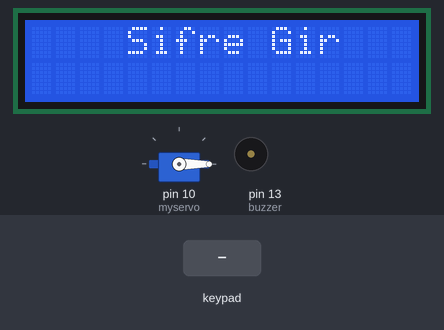
This sketch was run on a simulated Arduino Uno, built with avr-gcc and run on an emulated ATmega328P. Parts: 16×2 character LCD, servo, buzzer (waves = sounding). Inputs (shaded band) come from the test bench.

Above: at 1.2 s.
1.3 s: key '#' pressed
At 2.1 s:
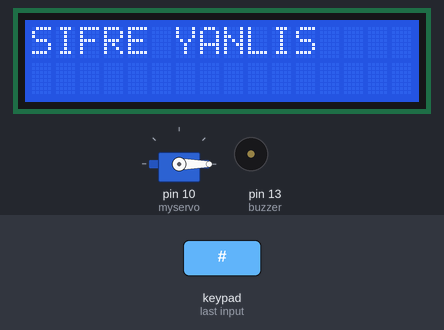
4.3 s: keypad keys 1 2 3 4 # pressed 0.4 s apart
At 6.7 s:
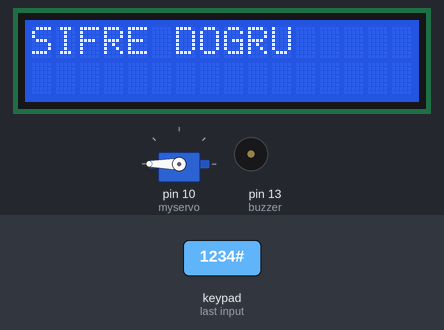
7.8 s: key 'A' pressed
At 9.2 s:
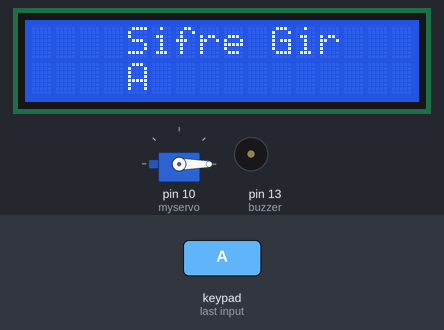
9.7 s: keypad keys 1 2 3 4 * pressed 0.4 s apart
At 11.8 s:
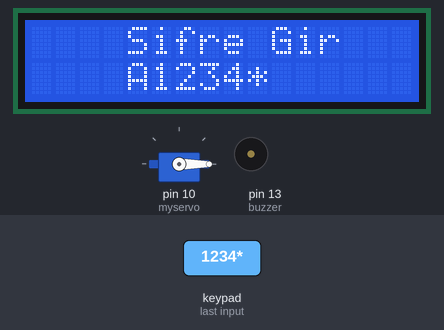
13.2 s: key 'B' pressed
At 14.2 s:
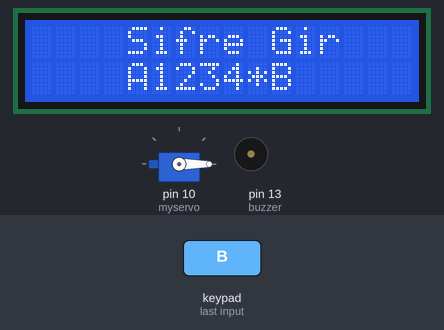
14.7 s: keypad keys 1 2 3 4 A pressed 0.4 s apart
At 16.9 s:
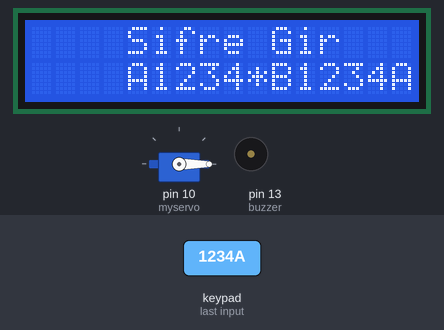
Timing chart, 0 to 18.4 s (numbered marks = the images above; inputs shaded):
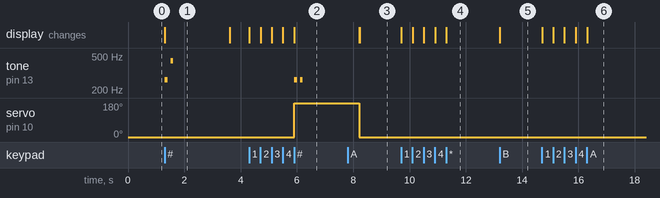

Measured:
- after the input at 1.3 s, tone on pin 13 (buzzer): silent → 262 Hz at once, → silent 0.10 s later, → 440 Hz 0.10 s later, → silent 0.10 s later; the display: changes at once (image 1)
- after the input at 4.3 s, tone on pin 13 (buzzer): alternates 262 Hz for 0.10 s and silent for 0.10 s, 4 changes in all, then stays silent, starting after 1.6 s; servo on pin 10 (myservo): 0° → 180° after 1.6 s; the display: first changes at once (image 2 shows a later state)
- after the input at 7.8 s, the display: first differs from a run without the input after 0.44 s (image 3)
- after the input at 9.7 s, the display: first changes at once (image 4 shows a later state)
- after the input at 13.2 s, the display: changes at once (image 5)
- after the input at 14.7 s, the display: first changes at once (image 6 shows a later state)
- what the display in image 1 shows lasts 2.3 s, from 1.3 s to 3.6 s

The sketch:

doorlock.ino
```cpp
#include <EEPROM.h>

#include <Servo.h>
#include <Keypad.h>
#include <LiquidCrystal.h>


int basamak=0;
String girilen_sifre="";
char tus;
String sifre="1234";
LiquidCrystal lcd(A0, A1, A2, A3, A4, A5);
Servo myservo;
bool eepromsifre=false;
byte eepromchar;

const byte satir = 4;
const byte sutun= 4;
const byte ledyesil=12;
const byte ledkirmizi=11;
const byte buzzer=13;


char tus_takimi[satir][sutun] =
{
{'1','2','3','A'},
{'4','5','6','B'},
{'7','8','9','C'},
{'*','0','#','D'}
};

byte satirPin[satir]={2,3,4,5};
byte sutunPin[sutun]={6,7,8,9};

Keypad tus_takimim=Keypad(makeKeymap(tus_takimi),satirPin,sutunPin,satir,sutun );

void setup()
{
lcd.begin(16,2);
lcd.setCursor(0,0);
  myservo.attach(10);myservo.write(0);
  Serial.begin(9600);

}


void sifreKontrol()
{
    if(girilen_sifre==sifre+"#")
    {
   lcd.clear();
    lcd.setCursor(0,0);
    lcd.print("SIFRE DOGRU");
    digitalWrite(ledyesil,HIGH);
    digitalWrite(ledkirmizi,LOW);
  myservo.write(180);


    tone(buzzer,262);delay(100);noTone(buzzer);delay(100);
    tone(buzzer,262);delay(100);noTone(buzzer);delay(2000);
    digitalWrite(ledyesil,LOW);
      lcd.clear();lcd.setCursor(0,0);
      girilen_sifre="";basamak=0;
   myservo.write(0);

  }
     else
     {
     lcd.clear();
    lcd.setCursor(0,0);
    lcd.print("SIFRE YANLIS");
    digitalWrite(ledyesil,LOW);
    digitalWrite(ledkirmizi,HIGH);
    tone(buzzer,262);delay(100);noTone(buzzer);delay(100);
    tone(buzzer,440);delay(100);noTone(buzzer);delay(2000);
    digitalWrite(ledkirmizi,LOW);
       lcd.clear();lcd.setCursor(0,0);
        girilen_sifre="";basamak=0;
     }
   }


void loop()
{

tus=tus_takimim.getKey();
lcd.setCursor(4,0);
  lcd.print("Sifre Gir");
if(tus!=NO_KEY)
{
 girilen_sifre=girilen_sifre+tus;
 basamak=basamak++;
  lcd.setCursor(basamak+4,1);
  lcd.print(tus);
  basamak++;
}

 if(tus=='#')
 {
 sifreKontrol();
 }
}
```
